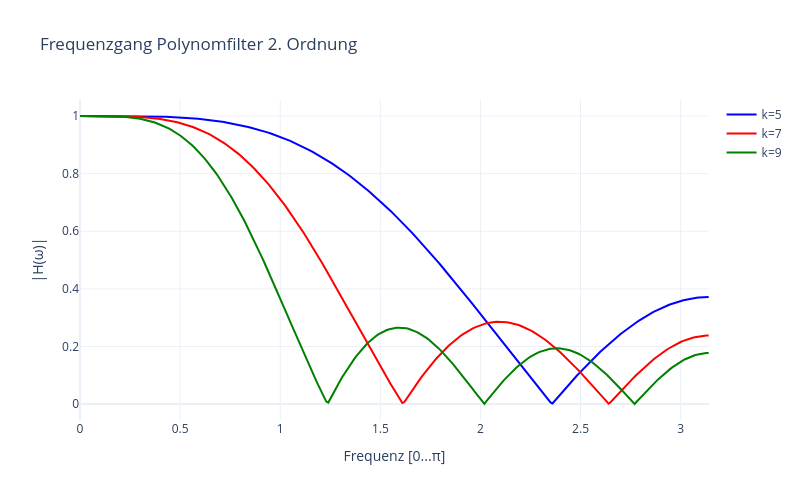

Source (notebook cell):
### Markdown cell above
## Teil 1: Frequenzgang des Polynomfilters 2. Ordnung

Wir analysieren Filter mit unterschiedlichen Fenstergrößen (5, 7, 9 Punkte).

### Code cell
m_ranges = [np.arange(-2, 3), np.arange(-3, 4), np.arange(-4, 5)]  # k=5, 7, 9
labels = ["k=5", "k=7", "k=9"]
w = np.arange(0, np.pi, 0.01)

H_list_b = []

for m_vec in m_ranges:
    # Broadcasting Vorbereitung: x = exp(j * w * m)
    # w: (W,), m_vec: (M,) -> x: (W, M)
    x = np.exp(1j * w[:, None] * m_vec[None, :])

    # Terme vorbereiten
    m2x = x * (m_vec[None, :] ** 2)  # x * m^2
    sum_m4 = np.sum(m_vec**4)
    sum_m2 = np.sum(m_vec**2)
    sum_1 = len(m_vec)

    # Zähler und Nenner der Formel
    numerator = sum_m4 * np.sum(x, axis=1) - sum_m2 * np.sum(m2x, axis=1)
    denominator = sum_1 * sum_m4 - sum_m2**2

    H_list_b.append(numerator / denominator)

# Plotten mit unserer Hilfsfunktion
plot_frequency_responses(w, H_list_b, labels, "Frequenzgang Polynomfilter 2. Ordnung")

### Figure 1 — Plotly figure (JSON) as saved in the notebook; plotly's stock layout.template omitted (floating-point values rounded to 4 significant figures; data arrays with more than 128 entries replaced by an {"elided": "..."} marker saying what was removed)
{"data": [{"line": {"color": "blue"}, "mode": "lines", "name": "k=5", "type": "scatter", "x": {"elided": "315 float values"}, "y": {"elided": "315 float values"}}, {"line": {"color": "red"}, "mode": "lines", "name": "k=7", "type": "scatter", "x": {"elided": "315 float values"}, "y": {"elided": "315 float values"}}, {"line": {"color": "green"}, "mode": "lines", "name": "k=9", "type": "scatter", "x": {"elided": "315 float values"}, "y": {"elided": "315 float values"}}], "layout": {"height": 500, "title": {"text": "Frequenzgang Polynomfilter 2. Ordnung"}, "width": 800, "xaxis": {"range": [0, 3.142], "title": {"text": "Frequenz [0...π]"}}, "yaxis": {"title": {"text": "|H(ω)|"}}}}
